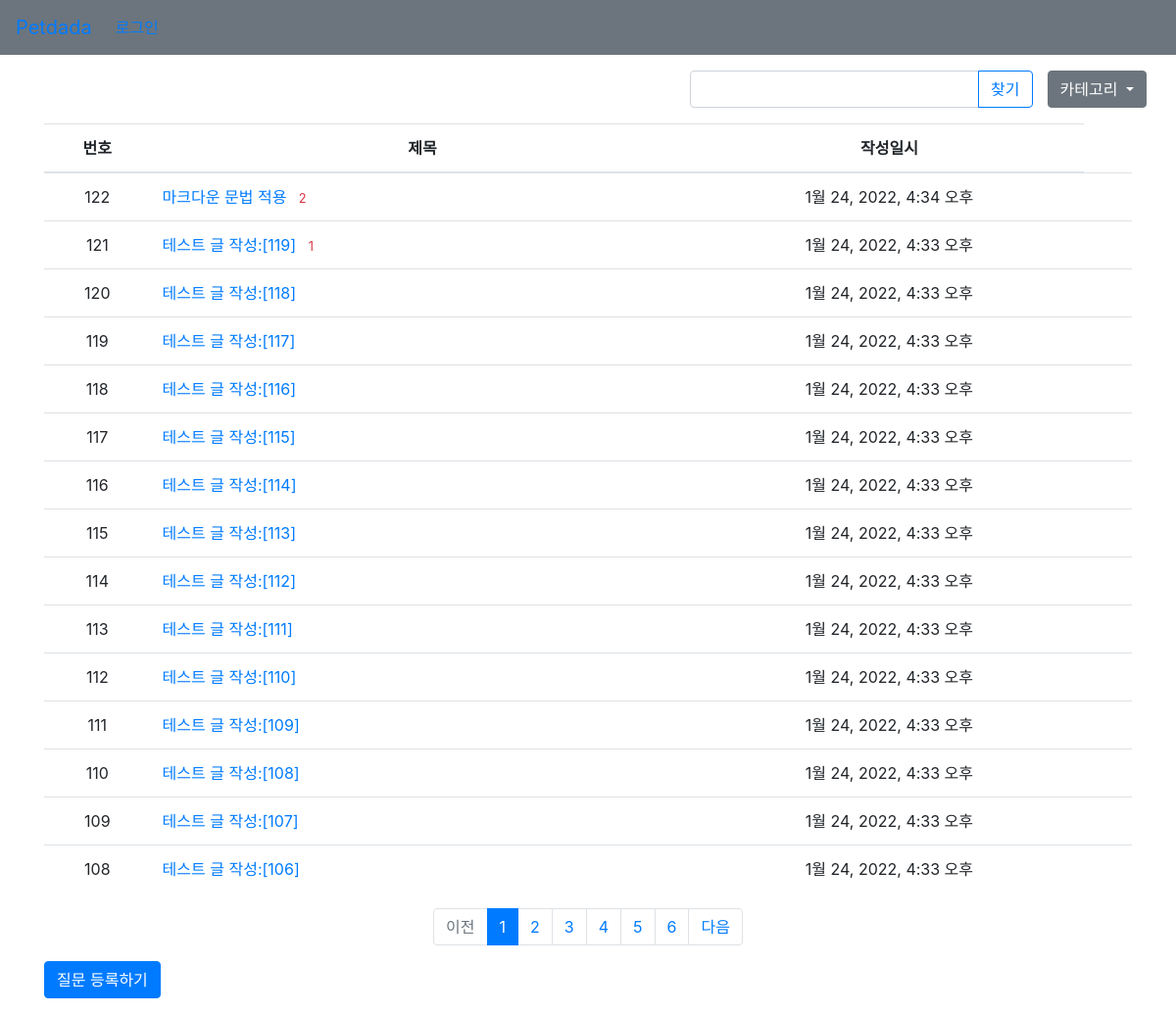
/board/, run on the app's committed database.
### board/models.py (models this page shows, shortened)
class Review(models.Model):
    subject = models.CharField(max_length=255)
    content = models.TextField()
    file=models.FileField(upload_to='%Y/%m/%d',null=True,blank=True)
    create_date = models.DateTimeField()
    modify_date = models.DateTimeField(null=True, blank=True)

### board/views.py (the view)
# urls.py: path('', views.index,name='index'),
def index(request):
    page = request.GET.get('page', '1')  # 페이지
    kw = request.GET.get('kw', '')  # 검색어    # 페이징처리
    review_list = Review.objects.order_by('-create_date')
    if kw:
        review_list = review_list.filter(
            Q(subject__icontains=kw) |  # 제목검색
            Q(content__icontains=kw)  # 내용검색
        ).distinct()
    paginator = Paginator(review_list, 15)  # 페이지당 10개씩 보여주기
    page_obj = paginator.get_page(page)
    context = {'review_list': page_obj,'page': page, 'kw': kw}
    return render(request, 'board/review_list.html', context)

### board/templatetags/board_filter.py (called while the page is built)
@register.filter
def sub(value, arg):
    return value - arg

### templates/board/review_list.html (shortened to what this page needs)
{% extends 'base.html' %}
{% load board_filter %}
{% block content %}
<head>
    <link rel="stylesheet" href="https://stackpath.bootstrapcdn.com/bootstrap/4.6.0/css/bootstrap.min.css">
</head>
<div class="container my-3">
    <div class="row justify-content-end my-3">
        <div class="col-4 input-group">
            <input type="text" class="form-control kw" value="{{ kw|default_if_none:'' }}">
            <div class="input-group-append">
                <button class="btn btn-outline-primary" type="button" id="btn_search">찾기</button>
            </div>
        </div>
        <button class="btn btn-secondary dropdown-toggle" type="button" id="dropdownMenuButton" data-toggle="dropdown" aria-haspopup="true" aria-expanded="false">
            카테고리
        </button>
    </div>
    <table class="table">
        <thead>
        <tr class="text-center table table-hover form-coltrol kw">
            <th>번호</th>
            <th style="width:50%">제목</th>
            <th>작성일시</th>
        </tr>
        </thead>
        <tbody>
        {% if review_list %}
        {% for review in review_list %}
        <tr class="text-center">
            <td>
                {{ review_list.paginator.count|sub:review_list.start_index|sub:forloop.counter0|add:1 }}
            </td>
            <td class="text-left">
                <a href="{% url 'board:detail' review.id %}">{{ review.subject }}</a>
                {% if review.comment_set.count > 0 %}
                <span class="text-danger small ml-2">{{ review.comment_set.count }}</span>
                {% endif %}
            </td>
            <td>
                {{ review.create_date }}</td>
                <td>{{ review.author.user_id }}</td>
        </tr>
        {% endfor %}
        {% else %}
        <tr>
            <td colspan="3">질문이 없습니다.</td>
        </tr>
        {% endif %}
        </tbody>
    </table>
    <ul class="pagination justify-content-center">
        {% if review_list.has_previous %}
        <li class="page-item">
            <a class="page-link" data-page="{{ review_list.previous_page_number }}" href="#">이전</a>        </li>
        {% else %}
        <li class="page-item disabled">
            <a class="page-link" tabindex="-1" aria-disabled="true" href="#">이전</a>
        </li>
        {% endif %}
        {% for page_number in review_list.paginator.page_range %}
        {% if page_number >= review_list.number|add:-5 and page_number <= review_list.number|add:5 %}
            {% if page_number == review_list.number %}
            <li class="page-item active" aria-current="page">
                <a class="page-link" data-page="{{ page_number }}" href="#">{{ page_number }}</a>            </li>
            {% else %}
            <li class="page-item">
                <a class="page-link" data-page="{{ page_number }}" href="#">{{ page_number }}</a>
            </li>
            {% endif %}
        {% endif %}
        {% endfor %}
        {% if review_list.has_next %}
        <li class="page-item">
            <a class="page-link" data-page="{{ question_list.next_page_number }}" href="#">다음</a>
        </li>
        {% else %}
        <li class="page-item disabled">
            <a class="page-link" tabindex="-1" aria-disabled="true" href="#">다음</a>
        </li>
        {% endif %}
    </ul>
    <a href="{% url 'board:review_create' %}" class="btn btn-primary">질문 등록하기</a>
</div>
{% endblock %}

### templates/base.html (shortened to what this page needs)
{% load static %}
<!doctype html>
<html lang="ko">
<head>
    <link rel="stylesheet" type="text/css" href="{% static 'bootstrap.min.css' %}">
    <link rel="stylesheet" type="text/css" href="{% static 'style.css' %}">
</head>
<body>
{% include "navbar.html" %}
{% block content %}
{% endblock %}
</body>
</html>

### templates/navbar.html (shortened to what this page needs)
<nav class="navbar navbar-expand-lg navbar-primary bg-secondary border-primary">
    <a class="navbar-brand" href="{% url 'board:index' %}">Petdada</a>
    <div class="collapse navbar-collapse flex-grow-0" id="navbarNav">
        <ul class="navbar-nav">
            <li class="nav-item ">
                <a class="nav-link" href="#">로그인</a>
            </li>
        </ul>
    </div>
</nav>

### data on the page
Review: paginator.count|sub "122", subject "마크다운 문법 적용", comment_set.count "2", create_date "1월 24, 2022, 4:34 오후"
Review: paginator.count|sub "121", subject "테스트 글 작성:[119]", comment_set.count "1", create_date "1월 24, 2022, 4:33 오후"
Review: paginator.count|sub "120", subject "테스트 글 작성:[118]", create_date "1월 24, 2022, 4:33 오후"
Review: paginator.count|sub "119", subject "테스트 글 작성:[117]", create_date "1월 24, 2022, 4:33 오후"
Review: paginator.count|sub "118", subject "테스트 글 작성:[116]", create_date "1월 24, 2022, 4:33 오후"
Review: paginator.count|sub "117", subject "테스트 글 작성:[115]", create_date "1월 24, 2022, 4:33 오후"
Review: paginator.count|sub "116", subject "테스트 글 작성:[114]", create_date "1월 24, 2022, 4:33 오후"
Review: paginator.count|sub "115", subject "테스트 글 작성:[113]", create_date "1월 24, 2022, 4:33 오후"
Review: paginator.count|sub "114", subject "테스트 글 작성:[112]", create_date "1월 24, 2022, 4:33 오후"
Review: paginator.count|sub "113", subject "테스트 글 작성:[111]", create_date "1월 24, 2022, 4:33 오후"
Review: paginator.count|sub "112", subject "테스트 글 작성:[110]", create_date "1월 24, 2022, 4:33 오후"
Review: paginator.count|sub "111", subject "테스트 글 작성:[109]", create_date "1월 24, 2022, 4:33 오후"
Review: paginator.count|sub "110", subject "테스트 글 작성:[108]", create_date "1월 24, 2022, 4:33 오후"
Review: paginator.count|sub "109", subject "테스트 글 작성:[107]", create_date "1월 24, 2022, 4:33 오후"
Review: paginator.count|sub "108", subject "테스트 글 작성:[106]", create_date "1월 24, 2022, 4:33 오후"

### other printed values
{{ page_number }} "1"
{{ page_number }} "2" "3" "4" "5" "6"
